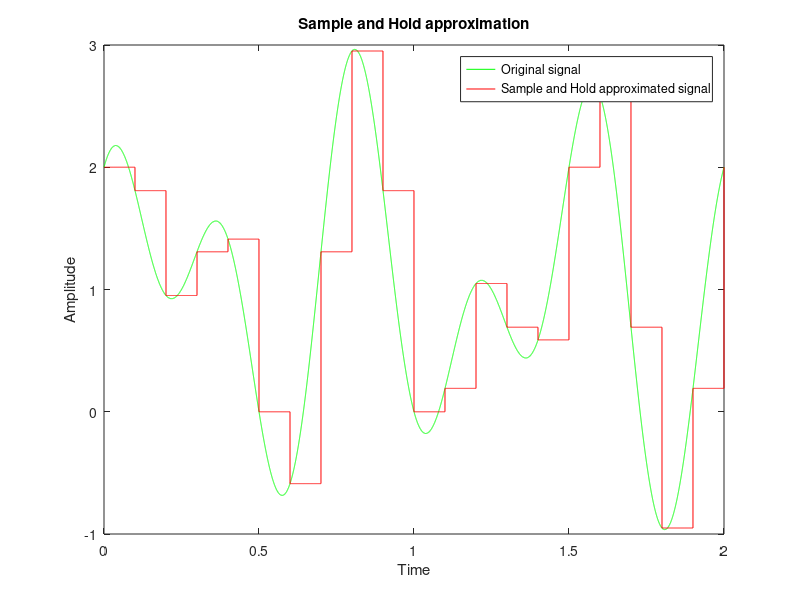

Here is the MATLAB script that generated this plot:
function z = parta()

t_fine = 0:0.0001:2;
t = 0:0.1:2;

x = 1 + sin(3*pi*t_fine)+ cos(5*pi*t_fine);
a = 1 + sin(3*pi*t)+cos(5*pi*t);
%Sampled signal

z = interp1(0:0.1:2,a,t_fine,'previous');
%interpolation function

plot(t_fine,x,'g',t_fine,z,'r');
xlabel('Time');
ylabel('Amplitude');
title('Sample and Hold approximation');
legend('Original signal', 'Sample and Hold approximated signal');